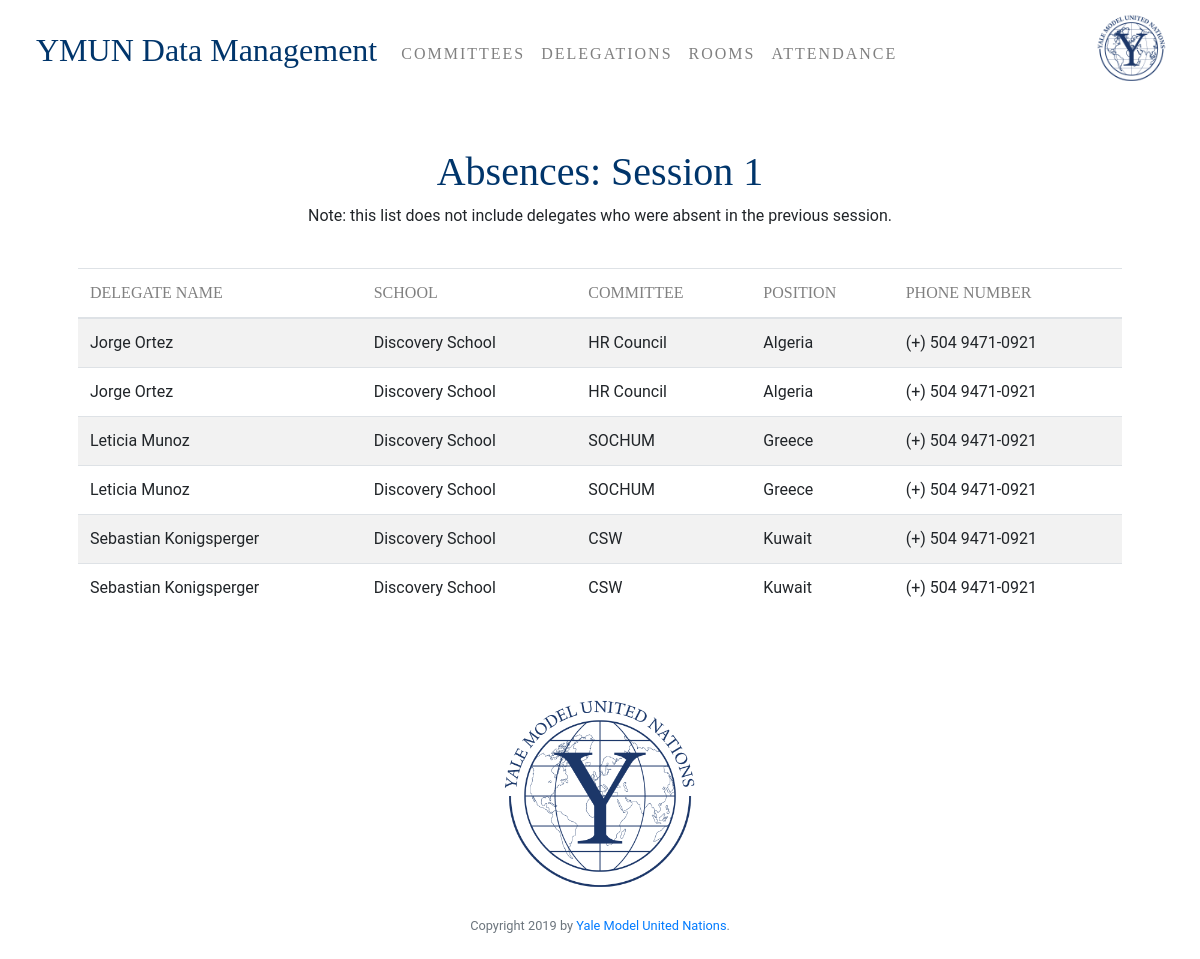
The app's page /s1, older data.
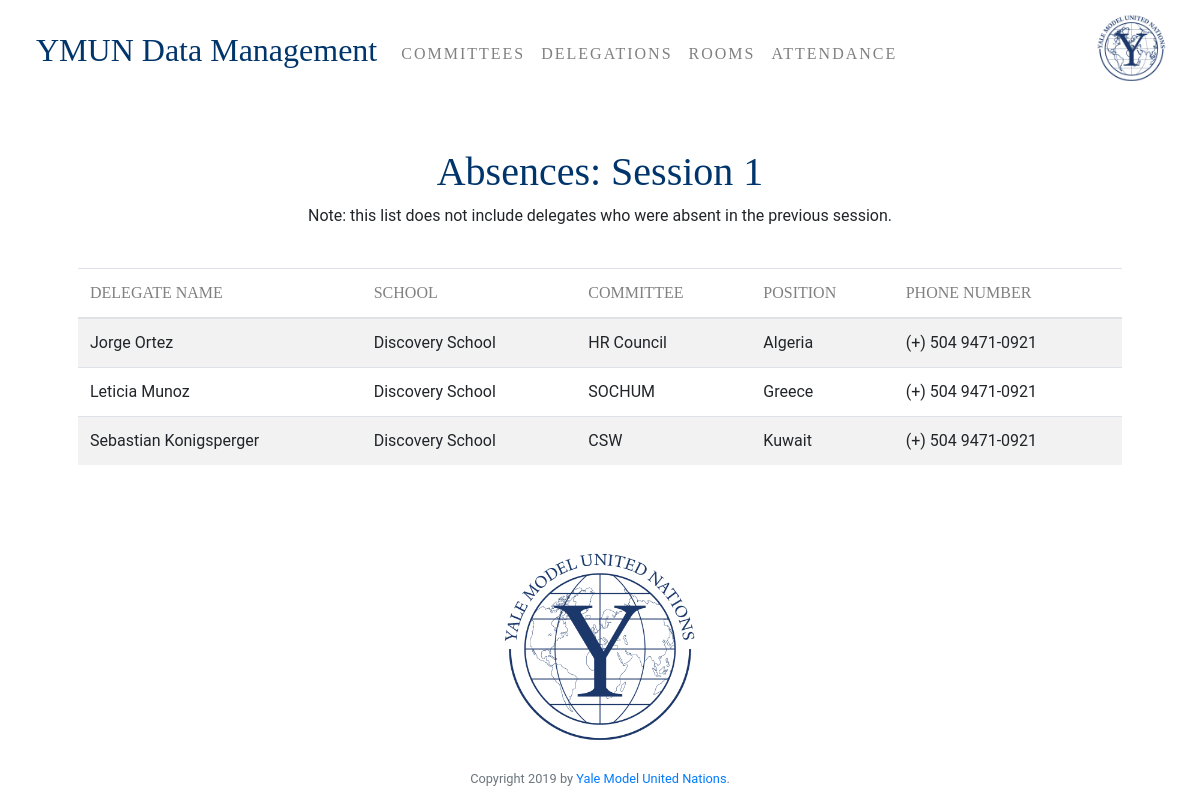
The same page, newer data.
### tables this page shows
CREATE TABLE Attendance (name varchar, school varchar, s1 varchar NOT NULL DEFAULT(0), s2 varchar NOT NULL DEFAULT(0), s3 varchar NOT NULL DEFAULT(0), s4 varchar NOT NULL DEFAULT(0), s5 varchar NOT NULL DEFAULT(0), s6 varchar NOT NULL DEFAULT(0), s7 varchar NOT NULL DEFAULT(0));

CREATE TABLE Delegates (id integer PRIMARY KEY, name varchar, school varchar, committee_assigned varchar, position_name varchar);

CREATE TABLE Advisors (id integer PRIMARY KEY, name varchar, point_of_contact bit NOT NULL DEFAULT(0), school varchar, email varchar, us_phone_number varchar);

### application.py (the view)
@app.route("/s1", methods=["GET"])
def s1():
    if request.method =="GET":
        absences = db.execute("SELECT Attendance.name, Attendance.school, Delegates.committee_assigned, Delegates.position_name, Advisors.us_phone_number FROM Attendance JOIN Advisors ON Attendance.school = Advisors.school JOIN Delegates ON Attendance.name = Delegates.name AND Attendance.school = Delegates.school WHERE Advisors.point_of_contact = '1' AND (s1 ='0' OR s1 = '') ORDER BY Attendance.school;")
        return render_template('s1.html', absences = absences)

### application.py (called while the page is built)
@app.after_request
def after_request(response):
    response.headers["Cache-Control"] = "no-cache, no-store, must-revalidate"
    response.headers["Expires"] = 0
    response.headers["Pragma"] = "no-cache"
    return response

### templates/s1.html (shortened to what this page needs)
{% extends "layout.html" %}
{% block main %}
<h1>Absences: Session 1</h1>
<p>Note: this list does not include delegates who were absent in the previous session.</p>
<br>
<table class="table table-striped" style="text-align:left">
    <thead>
        <tr>
            <th>Delegate Name</th>
            <th>School</th>
            <th>Committee</th>
            <th>Position</th>
            <th>Phone Number</th>
        </tr>
    </thead>
    <tbody>
        {% for absence in absences %}
        <tr>
            <td>{{ absence["name"] }}</td>
            <td>{{ absence["school"] }}</td>
            <td>{{ absence["committee_assigned"] }}</a></td>
            <td>{{ absence["position_name"] }}</td>
            <td>{{ absence["us_phone_number"] }}</td>
        </tr>
        {% endfor %}
    </tbody>
</table>
{% endblock %}

Row changes from the older to the newer data that the page shows:
removed Attendance: name "Jorge Ortez", school "Discovery School", committee_assigned "HR Council", position_name "Algeria", us_phone_number "(+) 504 9471-0921"
removed Attendance: name "Leticia Munoz", school "Discovery School", committee_assigned "SOCHUM", position_name "Greece", us_phone_number "(+) 504 9471-0921"
removed Attendance: name "Sebastian Konigsperger", school "Discovery School", committee_assigned "CSW", position_name "Kuwait", us_phone_number "(+) 504 9471-0921"
